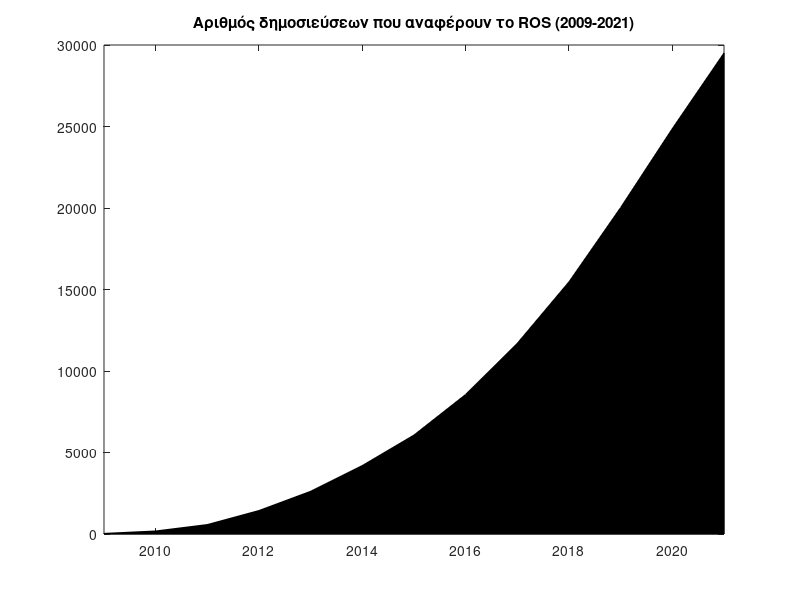

This chart was generated by the following MATLAB code: (Note: this script raises an error after producing the figure.)
close all
clear all

years = 2009:1:2021;
pubs = [37, 149 ,394 ,862 ,1180 ,1580 ,1870 ,2490 ,3140 ,3770 ,4560 ,4840 ,4640];

c = cumsum(pubs);

k = 30;

figure(1, 'position', [1 1 11*k 6*k])
h = area(years, c, 'facecolor', 'k');
xlim([2009, 2021])
title ('Αριθμός δημοσιεύσεων που αναφέρουν το ROS (2009-2021)')


graphics_toolkit("gnuplot")
print_dir = pwd;
img_file = strcat(print_dir, '/ros_mentions.eps');
drawnow ("epslatex", img_file, strcat(img_file,'.gp'));
